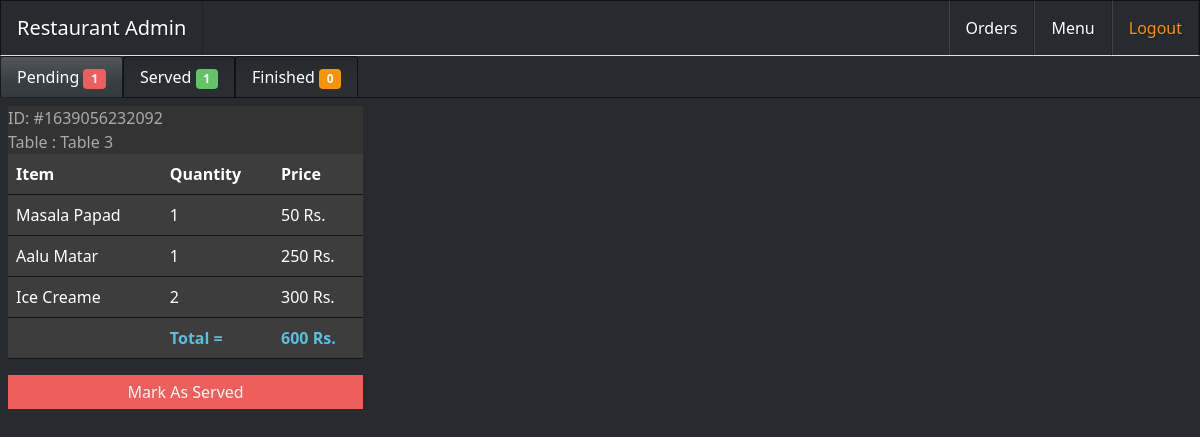
Screenshot of /RestaurantAdmin/ordersPending.php with the database file from the repository.
### tables this page shows
CREATE TABLE `orders` (
  `id` int NOT NULL AUTO_INCREMENT,
  `order_id` varchar(100) DEFAULT NULL,
  `cust_id` varchar(45) DEFAULT NULL,
  `table_id` varchar(45) DEFAULT NULL,
  `item_id` varchar(45) DEFAULT NULL,
  `item_name` varchar(45) DEFAULT NULL,
  `quantity` varchar(45) DEFAULT NULL,
  `price` varchar(45) DEFAULT NULL,
  `status` varchar(45) DEFAULT 'pending',
  PRIMARY KEY (`id`)
);

### RestaurantAdmin/ordersPending.php (the view, shortened to what this page needs)
<?php
  require './config/dbconfig.php';
  function getCount($status, $link){
    $sql = "SELECT count(distinct(order_id)) FROM orders WHERE status='$status'";
    $result = mysqli_query($link, $sql);
    $row = mysqli_fetch_array($result);
    return $row[0];
  }
  $totalPendingOrders = getCount('pending', $conn);
  $totalServedOrders = getCount('served', $conn);
  $totalFinishedOrders = getCount('finished', $conn);
  $sql = "SELECT distinct(order_id) FROM orders WHERE status='pending'";
  $result = mysqli_query($conn, $sql);
?>
<!DOCTYPE html>
<html lang="en">
<head>
    <link rel="stylesheet" href="./style/bootstrap-slate.css">
    <link rel="stylesheet" href="./style/style.css">
</head>
<body>
    <nav class="navbar navbar-expand bg-dark border-bottom">
        <a class="navbar-brand" href="./index.php">Restaurant Admin</a>
        <div class="collapse navbar-collapse" id="navbarNav">
          <ul class="navbar-nav position-absolute end-0">
              <li class="nav-item">
                <a class="nav-link active px-3" aria-current="page" href="#">Orders</a>
              </li>
              <li class="nav-item">
                <a class="nav-link px-3" href="#">Menu</a>
              </li>
              <li class="nav-item">
                <a class="nav-link px-3 text-warning" href="./controllers/logoutcontroller.php">Logout</a>
              </li>
          </ul>
        </div>
    </nav>
    <ul class="nav nav-tabs">
        <li class="nav-item">
          <a class="nav-link active" aria-current="page" href="./ordersPending.php">
            Pending
            <span class="badge bg-danger ">
              <?php echo $totalPendingOrders; ?>
            </span>
          </a>
        </li>
        <li class="nav-item">
          <a class="nav-link" href="./ordersServed.php">
            Served
            <span class="badge bg-success ">
              <?php echo $totalServedOrders; ?>
            </span>
          </a>
        </li>
        <li class="nav-item">
          <a class="nav-link" href="./ordersFinished.php">
            Finished
            <span class="badge bg-warning ">
              <?php echo $totalFinishedOrders; ?>
            </span>
          </a>
        </li>
      </ul>
      <div class="main p-2">
        <?php
            while($row = mysqli_fetch_array($result)){
              echo "<div class='block'>";
                echo "<div class='sub-block'>";
                  echo "<p style='margin:0'>ID: #".$row[0]."</p>";
                    echo "<table class='table'>";
                        echo "<tr>";
                            echo "<th>";
                                echo "Item";
                            echo "</th>";
                            echo "<th>";
                                echo "Quantity";
                            echo "</th>";
                            echo "<th>";
                                echo "Price";
                            echo "</th>";
                        echo "</tr>";
                $sql = "SELECT * FROM orders WHERE order_id='$row[0]'";
                $res1 = mysqli_query($conn, $sql);
                $total = 0;
                $tableid = '';
                while($row1 = mysqli_fetch_array($res1)){
                  if($tableid == ''){
                    $tableid = $row1['table_id'];
                  }
                    echo "<tr>";
                        echo "<td>";
                            echo str_replace("+"," ", $row1['item_name']);
                        echo "</td>";
                        echo "<td>";
                        echo $row1['quantity'];
                        echo "</td>";
                        echo "<td>";
                        echo $row1['price']." Rs.";
                        echo "</td>";
                    echo "</tr>";
                    $total += $row1['price'];
                }
                echo "<tr class='text-info'>";
                            echo "<td>";
                            echo "</td>";
                            echo "<th class=''>";
                                echo "Total = ";
                            echo "</th>";
                            echo "<th>";
                                echo $total." Rs.";
                            echo "</th>";
                        echo "</tr>";
                    echo "</table>";
                echo "</div>";
                $order_id = $row[0];
                $statusToChange = "served";
                echo "<div class='button bg-danger' onclick=changeStatus(" .$order_id.",'".$statusToChange."',".$tableid.") >";
                  echo "Mark As Served";
                echo "</div>";
              echo "</div>";
            }
        ?>
      </div>
</body>
</html>

### RestaurantAdmin/style/style.css (style rules this page uses)
.main { height: calc(100vh - 100px); width: 100%; overflow-x: hidden; overflow-y: auto; display: flex; flex-wrap: wrap; gap: 10px; justify-content: flex-start; }
.main .block { height: 50%; width: 30%; overflow-x: hidden; overflow-y: auto; }
.block .sub-block { width: 100%; background: #333; }
.block .button { height: 10%; color: #fff; display: flex; justify-content: center; align-items: center; cursor: pointer; }

### rows the page displays
orders: item_name "Masala Papad", quantity "1", price "50"
orders: item_name "Aalu Matar", quantity "1", price "250"
orders: item_name "Ice Creame", quantity "2", price "300"

### other values shown
$totalPendingOrders "1"
$totalServedOrders "1"
$totalFinishedOrders "0"
$row[0] "1639056232092"
$total "600"
